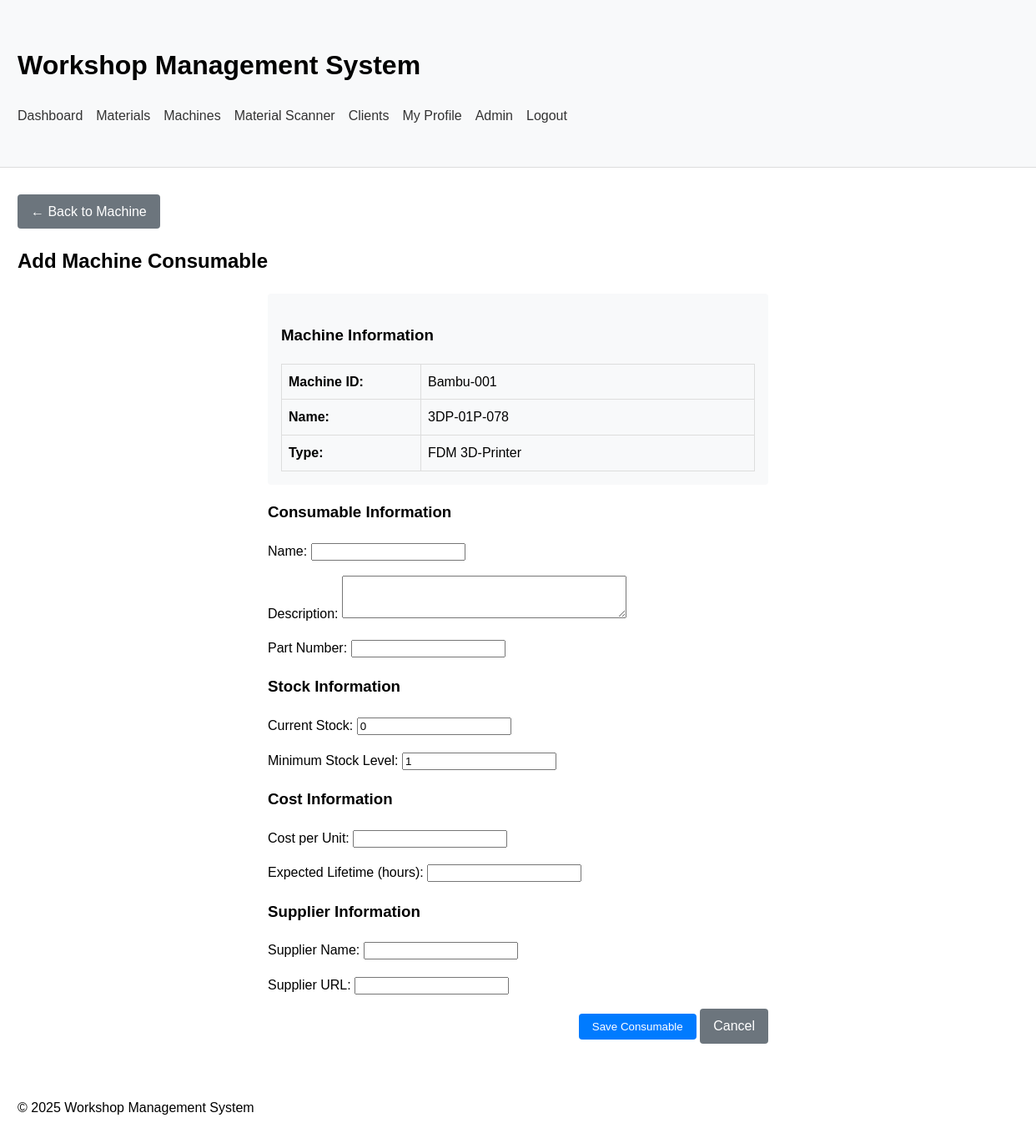
Page /machines/Bambu-001/consumable/add/ (signed in) on the committed database.
### workshop_app/models/machine.py (models this page shows, shortened)
class Machine(models.Model):
    machine_id = models.CharField(max_length=15, unique=True)  # FDM-001
    name = models.CharField(max_length=100)  # Prusa MK3S+
    machine_type = models.ForeignKey(MachineType, on_delete=models.CASCADE, related_name='machines')
    manufacturer = models.CharField(max_length=100, blank=True)
    model_number = models.CharField(max_length=100, blank=True)
    serial_number = models.CharField(max_length=100, blank=True)
    location_in_workshop = models.CharField(max_length=100, blank=True)
    purchase_date = models.DateField(null=True, blank=True)
    purchase_price = models.DecimalField(max_digits=10, decimal_places=2, null=True, blank=True)
    supplier = models.CharField(max_length=100, blank=True)
    warranty_end_date = models.DateField(null=True, blank=True)
    working_area = models.CharField(max_length=100, blank=True)  # LxWxH in mm
    power_requirements = models.CharField(max_length=100, blank=True)
    maximum_work_speed = models.CharField(max_length=50, blank=True)
    precision = models.CharField(max_length=50, blank=True)
    hourly_rate = models.DecimalField(max_digits=8, decimal_places=2, null=True, blank=True)
    setup_time = models.IntegerField(null=True, blank=True)  # minutes
    setup_rate = models.DecimalField(max_digits=8, decimal_places=2, null=True, blank=True)
    cleanup_time = models.IntegerField(null=True, blank=True)  # minutes
    cleanup_rate = models.DecimalField(max_digits=8, decimal_places=2, null=True, blank=True)
    STATUS_CHOICES = [
        ('active', 'Active'),
        ('maintenance', 'In Maintenance'),
        ('out_of_order', 'Out of Order')
    ]
    status = models.CharField(max_length=20, choices=STATUS_CHOICES, default='active')
    current_job = models.ForeignKey('workshop_app.Job', null=True, blank=True, on_delete=models.SET_NULL, related_name='assigned_machines')
    reserved_until = models.DateTimeField(null=True, blank=True)
    notes = models.TextField(blank=True, help_text="Additional notes about this machine")
    qr_code = models.ImageField(upload_to='qr_codes/machines/', blank=True)

class MachineType(models.Model):
    code = models.CharField(max_length=10, unique=True)  # FDM, DLP, CNC, etc.
    name = models.CharField(max_length=50)  # Full name
    description = models.TextField(blank=True)

### workshop_app/views/machine_views.py (the view)
# urls.py: path('machines/<str:machine_id>/consumable/add/', machine_consumable_add, name='machine_consumable_add'),
@login_required
def machine_consumable_add(request, machine_id):
    machine = get_object_or_404(Machine, machine_id=machine_id)
    if request.method == 'POST':
        form = MachineConsumableForm(request.POST, machine=machine)
        if form.is_valid():
            consumable = form.save()
            messages.success(request, 'Consumable added successfully.')
            return redirect('workshop_app:machine_detail', machine_id=machine.machine_id)
    else:
        form = MachineConsumableForm(machine=machine)
    context = {
        'form': form,
        'machine': machine,
        'title': 'Add Machine Consumable',
    }
    return render(request, 'workshop_app/machines/consumable_form.html', context)

### workshop_app/forms/machine_forms.py (shortened to what this page needs)
class MachineConsumableForm(forms.ModelForm):
    class Meta:
        model = MachineConsumable
        fields = [
            'name', 'description', 'part_number',
            'current_stock', 'minimum_stock_level',
            'cost_per_unit', 'expected_lifetime_hours',
            'supplier_name', 'supplier_url'
        ]
        widgets = {
            'description': forms.Textarea(attrs={'rows': 3}),
        }
    def __init__(self, *args, **kwargs):
        self.machine = kwargs.pop('machine', None)
        super().__init__(*args, **kwargs)

### workshop_app/templates/workshop_app/machines/consumable_form.html (shortened to what this page needs)
{% extends 'workshop_app/base.html' %}
{% block content %}
    <div style="margin-bottom: 1rem;">
        <a href="{% url 'workshop_app:machine_detail' machine.machine_id %}" class="btn btn-secondary">← Back to Machine</a>
    </div>
    <h2>{{ title }}</h2>
    <div style="max-width: 600px; margin: 0 auto;">
        <div style="background-color: #f8f9fa; padding: 1rem; border-radius: 4px; margin-bottom: 1rem;">
            <h3>Machine Information</h3>
            <table style="width: 100%;">
                <tr>
                    <th style="text-align: left; width: 150px;">Machine ID:</th>
                    <td>{{ machine.machine_id }}</td>
                </tr>
                <tr>
                    <th style="text-align: left;">Name:</th>
                    <td>{{ machine.name }}</td>
                </tr>
                <tr>
                    <th style="text-align: left;">Type:</th>
                    <td>{{ machine.machine_type.name }}</td>
                </tr>
            </table>
        </div>
        <form method="post">
            <h3>Consumable Information</h3>
            <div style="margin-bottom: 1rem;">
                <label for="{{ form.name.id_for_label }}">Name:</label>
                {{ form.name }}
            </div>
            <div style="margin-bottom: 1rem;">
                <label for="{{ form.description.id_for_label }}">Description:</label>
                {{ form.description }}
            </div>
            <div style="margin-bottom: 1rem;">
                <label for="{{ form.part_number.id_for_label }}">Part Number:</label>
                {{ form.part_number }}
            </div>
            <h3>Stock Information</h3>
            <div style="margin-bottom: 1rem;">
                <label for="{{ form.current_stock.id_for_label }}">Current Stock:</label>
                {{ form.current_stock }}
            </div>
            <div style="margin-bottom: 1rem;">
                <label for="{{ form.minimum_stock_level.id_for_label }}">Minimum Stock Level:</label>
                {{ form.minimum_stock_level }}
            </div>
            <h3>Cost Information</h3>
            <div style="margin-bottom: 1rem;">
                <label for="{{ form.cost_per_unit.id_for_label }}">Cost per Unit:</label>
                {{ form.cost_per_unit }}
            </div>
            <div style="margin-bottom: 1rem;">
                <label for="{{ form.expected_lifetime_hours.id_for_label }}">Expected Lifetime (hours):</label>
                {{ form.expected_lifetime_hours }}
            </div>
            <h3>Supplier Information</h3>
            <div style="margin-bottom: 1rem;">
                <label for="{{ form.supplier_name.id_for_label }}">Supplier Name:</label>
                {{ form.supplier_name }}
            </div>
            <div style="margin-bottom: 1rem;">
                <label for="{{ form.supplier_url.id_for_label }}">Supplier URL:</label>
                {{ form.supplier_url }}
            </div>
            <div style="margin-top: 1rem; text-align: right;">
                <button type="submit" class="btn">Save Consumable</button>
                <a href="{% url 'workshop_app:machine_detail' machine.machine_id %}" class="btn btn-secondary">Cancel</a>
            </div>
        </form>
    </div>
{% endblock %}

### workshop_app/templates/workshop_app/base.html (style rules this page uses)
body { font-family: Arial, sans-serif; margin: 0; padding: 0; line-height: 1.6; }
table { width: 100%; border-collapse: collapse; }
table, th, td { border: 1px solid #ddd; }
th, td { padding: 0.5rem; text-align: left; }
th { background-color: #f8f9fa; }
.btn { display: inline-block; padding: 0.5rem 1rem; background-color: #007bff; color: white; text-decoration: none; border-radius: 4px; border: none; cursor: pointer; }
.btn-secondary { background-color: #6c757d; }

### rows in the picture
Machine: machine_id "Bambu-001", name "3DP-01P-078", machine_type.name "FDM 3D-Printer"

### other values in the picture
{{ title }} "Add Machine Consumable"
